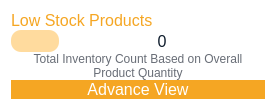
                 <widget class="QFrame" name="horizontalFrame_9">
                  <property name="styleSheet">
                   <string notr="true">background-color: rgb(255, 255, 255);
border-radius: 20px;</string>
                  </property>
                  <layout class="QHBoxLayout" name="horizontalLayout_38">
                   <item>
                    <layout class="QHBoxLayout" name="horizontalLayout_41">
                     <item>
                      <layout class="QVBoxLayout" name="verticalLayout_17">
                       <property name="spacing">
                        <number>0</number>
                       </property>
                       <item>
                        <widget class="QLabel" name="label_39">
                         <property name="sizePolicy">
                          <sizepolicy hsizetype="Preferred" vsizetype="Fixed">
                           <horstretch>0</horstretch>
                           <verstretch>0</verstretch>
                          </sizepolicy>
                         </property>
                         <property name="font">
                          <font>
                           <pointsize>12</pointsize>
                          </font>
                         </property>
                         <property name="styleSheet">
                          <string notr="true">color: #F5A623;</string>
                         </property>
                         <property name="text">
                          <string>Low Stock Products</string>
                         </property>
                        </widget>
                       </item>
                       <item>
                        <layout class="QGridLayout" name="gridLayout_14">
                         <item row="0" column="0">
                          <widget class="QLabel" name="label_43">
                           <property name="sizePolicy">
                            <sizepolicy hsizetype="Preferred" vsizetype="Fixed">
                             <horstretch>0</horstretch>
                             <verstretch>0</verstretch>
                            </sizepolicy>
                           </property>
                           <property name="maximumSize">
                            <size>
                             <width>48</width>
                             <height>48</height>
                            </size>
                           </property>
                           <property name="styleSheet">
                            <string notr="true">background-color: rgb(255, 219, 158);
padding: 4px;
border-radius: 10px;</string>
                           </property>
                           <property name="text">
                            <string/>
                           </property>
                           <property name="pixmap">
                            <pixmap resource="resources.qrc">:/resources/product-icons/low-stock.svg</pixmap>
                           </property>
                           <property name="scaledContents">
                            <bool>true</bool>
                           </property>
                          </widget>
                         </item>
                         <item row="0" column="1">
                          <widget class="QLabel" name="Total_Low_Stock_sales">
                           <property name="font">
                            <font>
                             <pointsize>12</pointsize>
                            </font>
                           </property>
                           <property name="styleSheet">
                            <string notr="true">color: rgb(14, 28, 44);</string>
                           </property>
                           <property name="text">
                            <string>0</string>
                           </property>
                           <property name="alignment">
                            <set>Qt::AlignmentFlag::AlignCenter</set>
                           </property>
                          </widget>
                         </item>
                        </layout>
                       </item>
                       <item>
                        <widget class="QLabel" name="label_40">
                         <property name="sizePolicy">
                          <sizepolicy hsizetype="Preferred" vsizetype="Fixed">
                           <horstretch>0</horstretch>
                           <verstretch>0</verstretch>
                          </sizepolicy>
                         </property>
                         <property name="styleSheet">
                          <string notr="true">color: rgb(104, 109, 118);</string>
                         </property>
                         <property name="text">
                          <string>Total Inventory Count Based on Overall Product Quantity</string>
                         </property>
                         <property name="alignment">
                          <set>Qt::AlignmentFlag::AlignCenter</set>
                         </property>
                         <property name="wordWrap">
                          <bool>true</bool>
                         </property>
                        </widget>
                       </item>
                       <item>
                        <widget class="QPushButton" name="pushButton_17">
                         <property name="maximumSize">
                          <size>
                           <width>16777215</width>
                           <height>40</height>
                          </size>
                         </property>
                         <property name="font">
                          <font>
                           <pointsize>12</pointsize>
                          </font>
                         </property>
                         <property name="styleSheet">
                          <string notr="true">QPushButton{
background: #F5A623;
color: rgb(255, 255, 255);
border:none;
border-radius: 10px;
}
QPushButton:hover{
	background-color: rgb(198, 133, 28);
}</string>
                         </property>
                         <property name="text">
                          <string>Advance View</string>
                         </property>
                         <property name="icon">
                          <iconset>
                           <normalon>:/resources/product-icons/advance_view.svg</normalon>
                          </iconset>
                         </property>
                         <property name="iconSize">
                          <size>
                           <width>28</width>
                           <height>28</height>
                          </size>
                         </property>
                        </widget>
                       </item>
                      </layout>
                     </item>
                    </layout>
                   </item>
                  </layout>
                 </widget>
